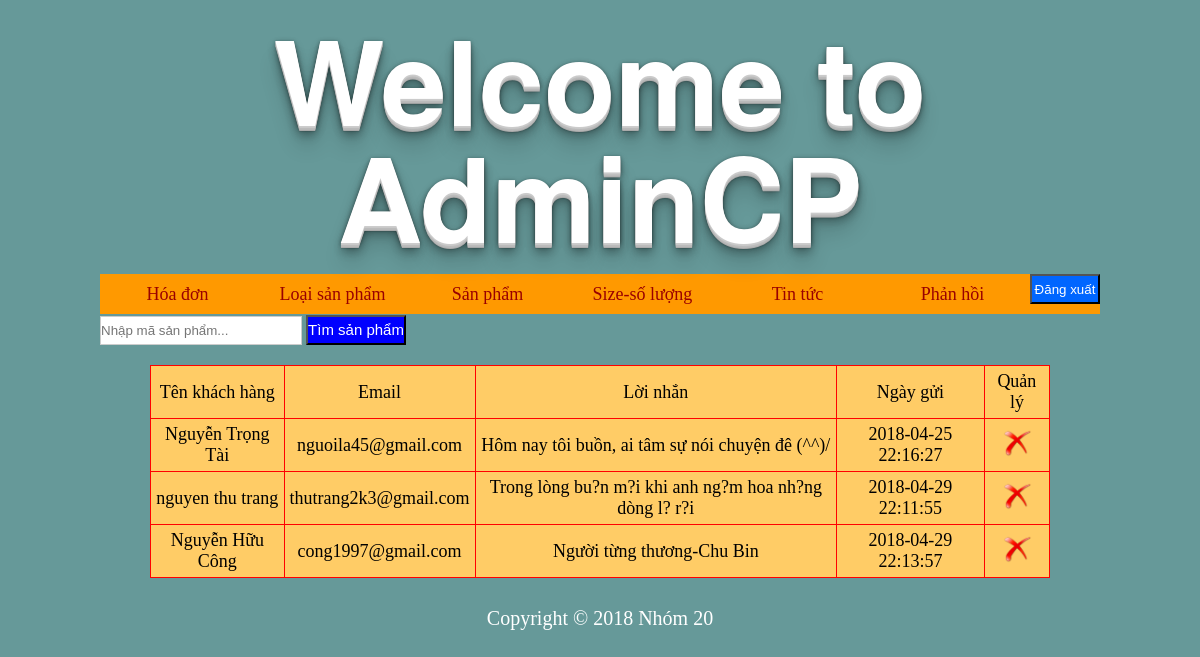
Screenshot of /admincp/index.php?quanly=phanhoi&ac=lietke (signed in) with the database file from the repository.
### tables this page shows
CREATE TABLE `lienhe` (
  `idlienhe` int(11) NOT NULL,
  `ten` varchar(255) NOT NULL,
  `email` varchar(255) NOT NULL,
  `loinhan` varchar(10000) NOT NULL,
  `ngaygui` datetime NOT NULL DEFAULT CURRENT_TIMESTAMP
);

### admincp/modules/quanlyphanhoi/lietke.php (the view)
<?php
	$sql="select * from lienhe order by lienhe.ngaygui asc";
	$row=mysqli_query($conn,$sql);
?>
<table border="1">
  <tr>
    <td>Tên khách hàng</td>
    <td>Email</td>
    <td>Lời nhắn</td>
    <td>Ngày gửi</td>
    <td>Quản lý</td>
  </tr>
  <?php
  while($dong=mysqli_fetch_array($row)){
  ?>
  <tr>
    <td><?php echo $dong['ten'] ?></td>
    <td><?php echo $dong['email'] ?></td>
    <td><?php  echo $dong['loinhan'] ?></td>
    <td><?php  echo $dong['ngaygui'] ?></td>
    <td>
      <a class="delete_link" href="modules/quanlyphanhoi/xuly.php?id=<?php echo $dong['idlienhe']?>">
        <center><img src="../Images/delete.png" width="30" height="30" /></center>
      </a>
    </td>
  </tr>
  <?php
  }
  ?>
</table>

### admincp/style/admincp.css (style rules this page uses)
body { background:#669999; }
* { padding:0; margin:0; }
table { border-collapse:collapse; width:100%; background-color:#FC6; border:1px solid #F00; }
table tr td { color:#000; font-size:18px; text-align: center; padding:5px; }

### rows the page displays
lienhe: ten "Nguyễn Trọng Tài", email "nguoila45@gmail.com", loinhan "Hôm nay tôi buồn, ai tâm sự nói chuyện đê (^^)/", ngaygui "2018-04-25 22:16:27"
lienhe: ten "nguyen thu trang", email "thutrang2k3@gmail.com", loinhan "Trong lòng bu?n m?i khi anh ng?m hoa nh?ng dòng l? r?i", ngaygui "2018-04-29 22:11:55"
lienhe: ten "Nguyễn Hữu Công", email "cong1997@gmail.com", loinhan "Người từng thương-Chu Bin", ngaygui "2018-04-29 22:13:57"
